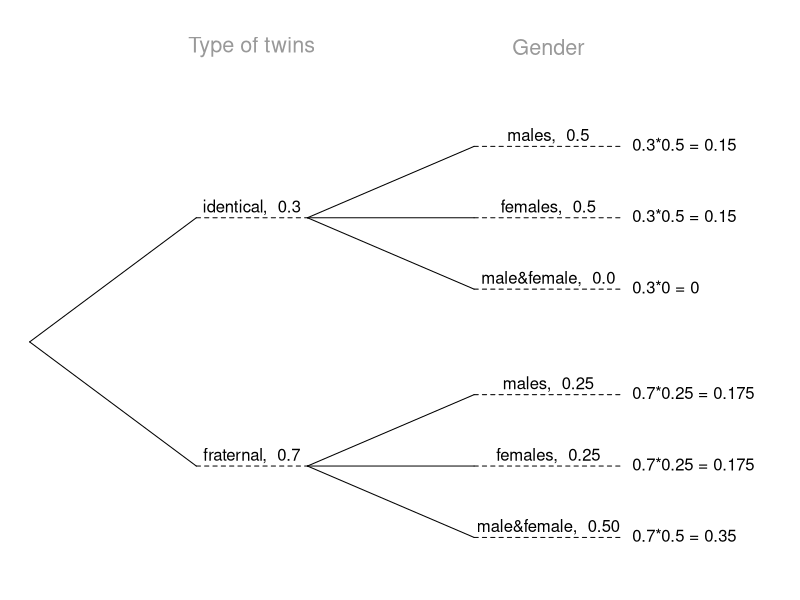

Write R code to recreate this figure.
treeDiag <- function(main, p1, p2, out1=c('Yes','No'), out2=c('Yes','No'), textwd=0.15, solwd=0.2, SBS=c(TRUE,TRUE), showSol=TRUE, solSub=NULL, digits=4, textadj=0.015, cex.main=1.3, col.main="#999999", showWork=FALSE){
	
	#=====> Checks <=====#
	SBS <- rep(SBS, 2)
	if(length(p1) != length(out1)){
		stop("p1 and out1 must have the same length")
	}
	P1 <- format(p1)
	P2 <- list()
	for(i in 1:length(p1)){
		P2[[i]] <- format(p2[[i]])
		if(length(p2[[i]]) != length(out2)){
			stop("Each list item of p2 must have the same length as out2")
		}
	}
	
	#=====> Prepare Formatting <=====#
	x <- (0.75-2*textwd)/2
	x <- c(0, x, x+textwd, 2*x+textwd, 2*x+2*textwd+0.05)
	y1 <- c(.4, -.4)
	y2 <- c(.21, -.21)
	n1 <- length(p1)
	n2 <- length(p2[[1]])
	if(n1 == 2 && n2 > 2){
		y2 <- seq(.23, -.23, len=n2)
	} else if(n1 > 2 && n2 == 2){
		y1 <- seq(.5, -.5, len=n1)
	} else if(n1 > 2 && n2 > 2){
		y1 <- seq(.5, -.5, len=n1)
		y2 <- seq(.15, -.15, len=n2)
	}
	
	#=====> Basic Plot <=====#
	par(mar=c(0,0,0,0))
	plot(1,1,type='n', axes=F, ylim=c(-.76,1.03), xlim=c(0,0.8+solwd), xlab='', ylab='')
	text(mean(x[2:3]), 0.95, main[1], cex=cex.main, col=col.main)
	text(mean(x[4:5]), 0.95, main[2], cex=cex.main, col=col.main)
	
	#=====> Branches <=====#
	for(i in 1:n1){
		lines(x[1:2], c(0,y1[i]))
		lines(x[2:3], c(y1[i],y1[i]), lty=2)
		if(SBS[1]){
			temp <- paste(out1[i], P1[i], sep=",  ")
			text(mean(x[2:3]), y1[i]-textadj, temp, pos=3)
		} else {
			text(mean(x[2:3]), y1[i], P1[i]+textadj, pos=1)
			text(mean(x[2:3]), y1[i], out1[i]-textadj, pos=3)
		}
		for(j in 1:n2){
			lines(x[3:4], y1[i]+c(0, y2[j]))
			lines(x[4:5], y1[i]+c(y2[j], y2[j]), lty=2)
			if(SBS[2]){
				temp <- paste(out2[j], P2[[i]][j], sep=",  ")
				text(mean(x[4:5]), y1[i]+y2[j]-textadj, temp, pos=3)
			} else {
				text(mean(x[4:5]), y1[i]+y2[j], P2[[i]][j], pos=1)
				text(mean(x[4:5]), y1[i]+y2[j], out2[j], pos=3)
			}
			if(showSol){
				sol <- round(p1[i]*p2[[i]][j], digits)
				if(showWork){
					temp <- paste(p1[i], p2[[i]][j], sep="*")
					sol  <- paste(temp, sol, sep=" = ")
				}
				if(!is.null(solSub)[1]){
					sol  <- solSub[[i]][j]
				}
				text(x[5], y1[i]+y2[j], sol, pos=4)
			}
		}
	}
}

# Examples
# generic with random probabilities
treeDiag(main = c("Type of twins","Gender"), p1 = c(0.3, 0.7), p2 = list(c(0.5,0.5,0), c(0.25,0.25,0.5)), out1 = c("identical","fraternal"), out2 = c("males","females","male&female"), showWork = TRUE)